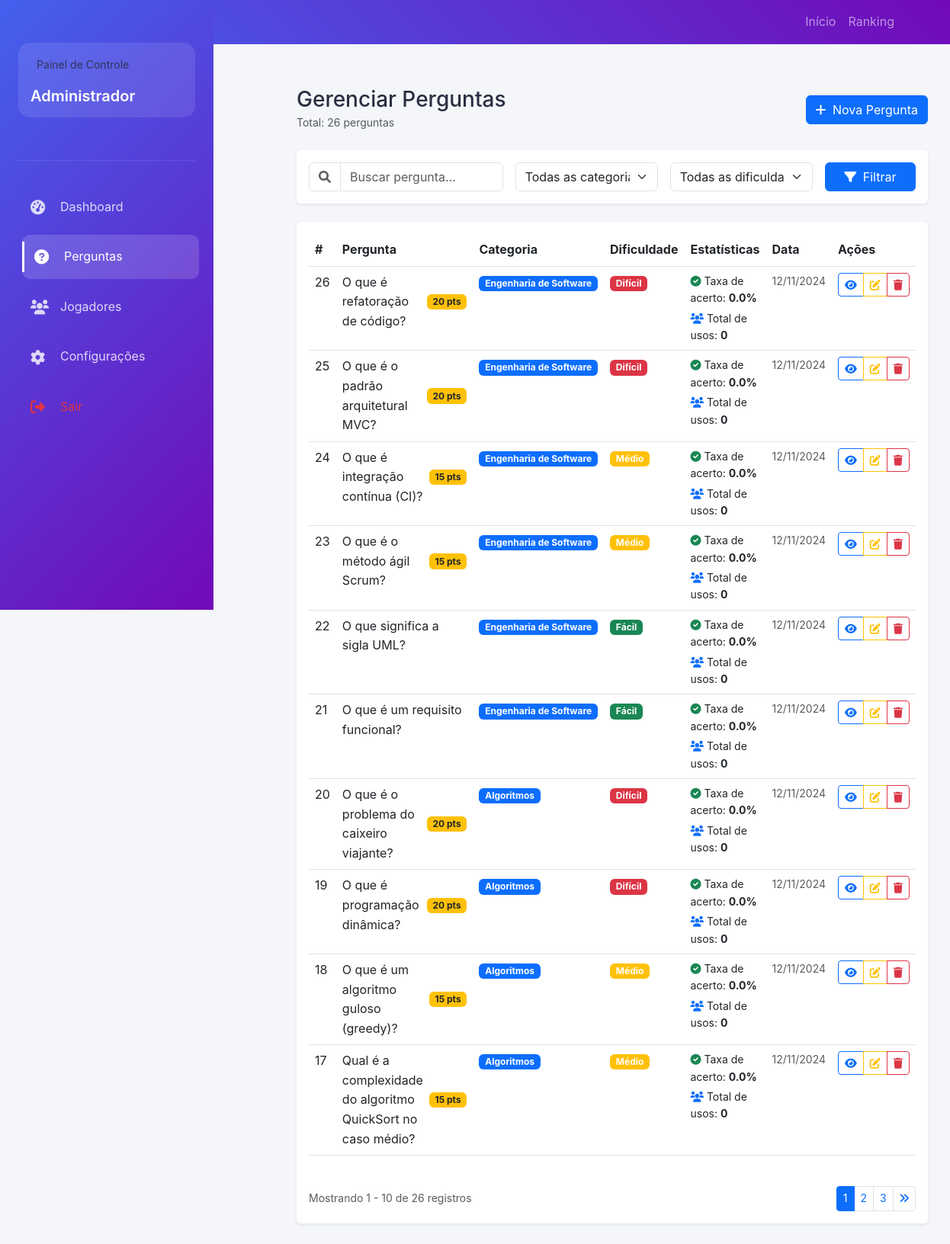
Before: /admin/perguntas.php with the older database file.
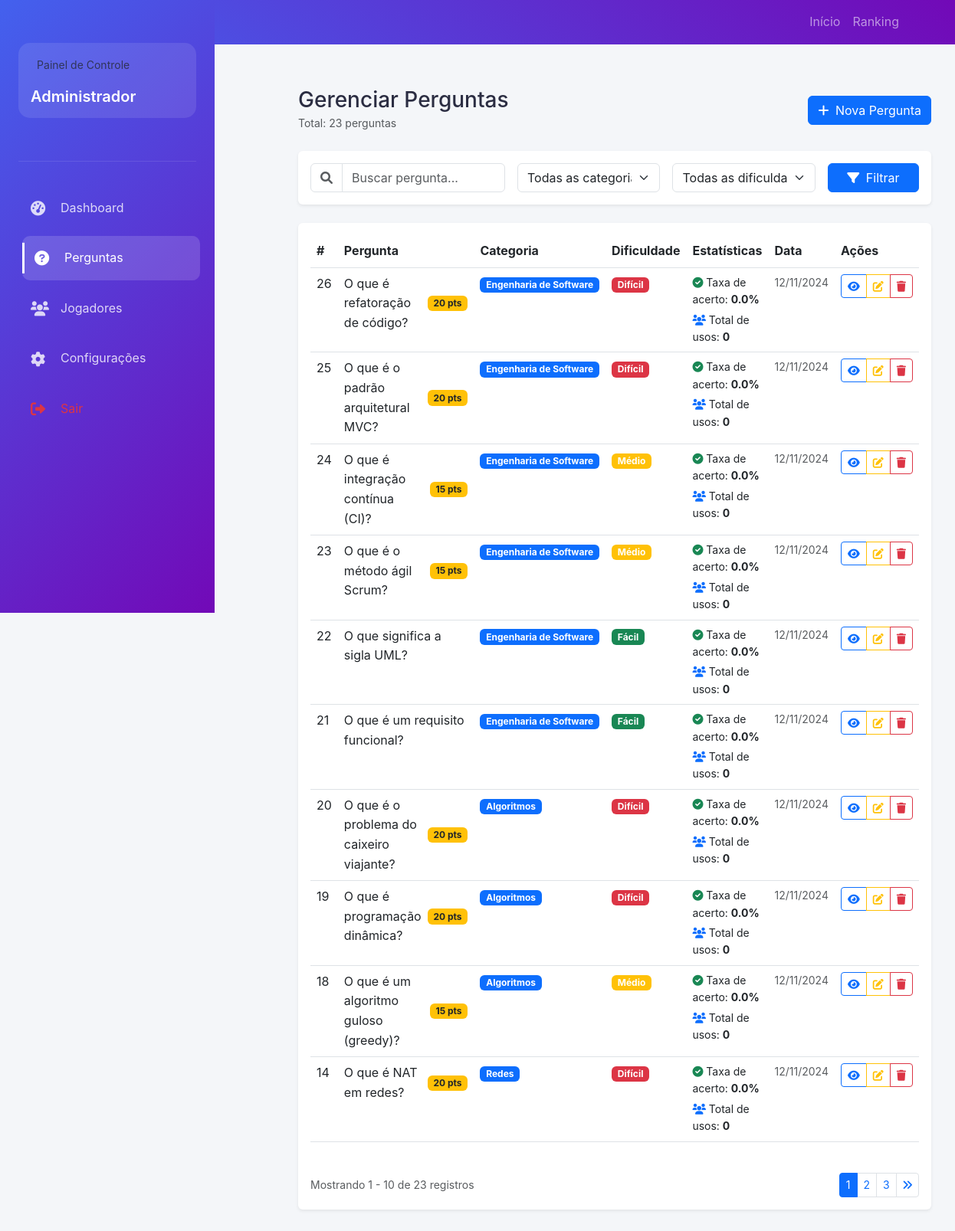
After: the same page with the newer database file.
### tables this page shows
CREATE TABLE `perguntas` (
  `id` int(11) NOT NULL,
  `pergunta` text NOT NULL,
  `dificuldade` enum('facil','medio','dificil') DEFAULT 'medio',
  `categoria` varchar(50) NOT NULL,
  `pontos` int(11) DEFAULT 10,
  `data_criacao` timestamp NOT NULL DEFAULT current_timestamp()
);

### admin/perguntas.php (the view, shortened to what the changed rows need)
<?php
$titulo_pagina = 'Gerenciar Perguntas';
require_once '../includes/conexao.php';
require_once '../includes/funcoes.php';
$itens_por_pagina = 10;
$pagina_atual = isset($_GET['pagina']) ? max(1, (int)$_GET['pagina']) : 1;
$offset = ($pagina_atual - 1) * $itens_por_pagina;
$categoria = isset($_GET['categoria']) ? limparDados($_GET['categoria']) : '';
$dificuldade = isset($_GET['dificuldade']) ? limparDados($_GET['dificuldade']) : '';
$busca = isset($_GET['busca']) ? limparDados($_GET['busca']) : '';
$query_base = "
    SELECT
        p.*,
        GROUP_CONCAT(
            CONCAT_WS('::',
                r.id,
                r.resposta,
                r.correta
            ) SEPARATOR '||'
        ) as respostas,
        COUNT(DISTINCT pr.id) as total_usos,
        ROUND(
            SUM(CASE WHEN pr.correta = 1 THEN 1 ELSE 0 END) /
            COUNT(DISTINCT pr.id) * 100,
            1
        ) as taxa_acerto
    FROM perguntas p
    LEFT JOIN respostas r ON p.id = r.pergunta_id
    LEFT JOIN partidas_respostas pr ON r.id = pr.resposta_id
";
$params = [];
$query_base .= " GROUP BY p.id";
try {
    $query_count = "SELECT COUNT(DISTINCT p.id) as total FROM perguntas p";
    $stmt = $conexao->prepare($query_count);
    $stmt->execute($params);
    $total_registros = $stmt->fetch(PDO::FETCH_ASSOC)['total'];
} catch(PDOException $e) {
    registrar_log('erro', 'Erro ao contar registros: ' . $e->getMessage());
    $total_registros = 0;
}
$total_paginas = ceil($total_registros / $itens_por_pagina);
$pagina_atual = min($pagina_atual, $total_paginas);
try {
    $query_completa = $query_base . "
        ORDER BY p.id DESC
        LIMIT :offset, :limit
    ";
    $stmt = $conexao->prepare($query_completa);
    $stmt->bindValue(':offset', $offset, PDO::PARAM_INT);
    $stmt->bindValue(':limit', $itens_por_pagina, PDO::PARAM_INT);
    $stmt->execute();
    $perguntas = $stmt->fetchAll(PDO::FETCH_ASSOC);
} catch(PDOException $e) {
    registrar_log('erro', 'Erro ao buscar perguntas: ' . $e->getMessage());
    $perguntas = [];
}
require_once '../includes/header.php';
?>
<div class="admin-wrapper">
    <main class="admin-content">
        <div class="container-fluid">
            <div class="d-flex justify-content-between align-items-center mb-4">
                <div>
                    <h1 class="h3 mb-0"><?php echo $titulo_pagina; ?></h1>
                    <small class="text-muted">
                        Total: <?php echo number_format($total_registros, 0, ',', '.'); ?> perguntas
                    </small>
                </div>
            </div>
            <div class="card border-0 shadow-sm">
                <div class="card-body">
                    <?php if(empty($perguntas)): ?>
                        <div class="text-center py-5">
                            <i class="fas fa-search fa-3x text-muted mb-3"></i>
                            <h5>Nenhuma pergunta encontrada</h5>
                            <p class="text-muted">
                                <?php if($busca || $categoria || $dificuldade): ?>
                                    Tente ajustar os filtros de busca
                                <?php else: ?>
                                    Comece adicionando uma nova pergunta
                                <?php endif; ?>
                            </p>
                        </div>
                    <?php else: ?>
                        <div class="table-responsive">
                        <table class="table table-hover">
                            <thead>
                                <tr>
                                    <th style="width: 5%">#</th>
                                    <th style="width: 35%">Pergunta</th>
                                    <th style="width: 15%">Categoria</th>
                                    <th style="width: 10%">Dificuldade</th>
                                    <th style="width: 15%">Estatísticas</th>
                                    <th style="width: 10%">Data</th>
                                    <th style="width: 10%">Ações</th>
                                </tr>
                            </thead>
                            <tbody>
                                <?php foreach($perguntas as $pergunta): ?>
                                <tr>
                                    <td><?php echo $pergunta['id']; ?></td>
                                    <td>
                                        <div class="d-flex align-items-center">
                                            <div class="pergunta-texto">
                                                <?php
                                                $texto_pergunta = htmlspecialchars($pergunta['pergunta']);
                                                echo strlen($texto_pergunta) > 100
                                                    ? substr($texto_pergunta, 0, 100) . '...'
                                                    : $texto_pergunta;
                                                ?>
                                            </div>
                                            <?php if($pergunta['pontos'] > 10): ?>
                                                <span class="badge bg-warning text-dark ms-2">
                                                    <?php echo $pergunta['pontos']; ?> pts
                                                </span>
                                            <?php endif; ?>
                                        </div>
                                    </td>
                                    <td>
                                        <span class="badge bg-primary">
                                            <?php echo htmlspecialchars(ucfirst($pergunta['categoria'])); ?>
                                        </span>
                                    </td>
                                    <td>
                                        <?php
                                        $dificuldade_class = [
                                            'facil' => 'success',
                                            'medio' => 'warning',
                                            'dificil' => 'danger'
                                        ];
                                        $classe = $dificuldade_class[$pergunta['dificuldade']] ?? 'secondary';
                                        ?>
                                        <span class="badge bg-<?php echo $classe; ?>">
                                            <?php echo DIFICULDADES[$pergunta['dificuldade']] ?? 'Desconhecida'; ?>
                                        </span>
                                    </td>
                                    <td>
                                        <div class="small">
                                            <div class="mb-1">
                                                <i class="fas fa-check-circle text-success"></i>
                                                Taxa de acerto:
                                                <strong><?php echo number_format($pergunta['taxa_acerto'] ?? 0, 1); ?>%</strong>
                                            </div>
                                            <div>
                                                <i class="fas fa-users text-primary"></i>
                                                Total de usos:
                                                <strong><?php echo number_format($pergunta['total_usos'] ?? 0); ?></strong>
                                            </div>
                                        </div>
                                    </td>
                                    <td>
                                        <div class="small text-muted">
                                            <?php echo date('d/m/Y', strtotime($pergunta['data_criacao'])); ?>
                                        </div>
                                    </td>
                                    <td>
                                        <div class="btn-group">
                                            <button type="button"
                                                    class="btn btn-sm btn-outline-primary btn-visualizar"
                                                    data-id="<?php echo $pergunta['id']; ?>"
                                                    title="Visualizar">
                                                <i class="fas fa-eye"></i>
                                            </button>
                                            <button type="button"
                                                    class="btn btn-sm btn-outline-warning btn-editar"
                                                    data-id="<?php echo $pergunta['id']; ?>"
                                                    title="Editar">
                                                <i class="fas fa-edit"></i>
                                            </button>
                                            <button type="button"
                                                    class="btn btn-sm btn-outline-danger btn-excluir"
                                                    data-id="<?php echo $pergunta['id']; ?>"
                                                    title="Excluir">
                                                <i class="fas fa-trash"></i>
                                            </button>
                                        </div>
                                    </td>
                                </tr>
                                <?php endforeach; ?>
                            </tbody>
                        </table>
                    </div>
                    <?php if($total_paginas > 1): ?>
                    <div class="d-flex justify-content-between align-items-center mt-4">
                        <div class="text-muted small">
                            Mostrando <?php echo $offset + 1; ?> -
                            <?php echo min($offset + $itens_por_pagina, $total_registros); ?>
                            de <?php echo $total_registros; ?> registros
                        </div>
                        <nav aria-label="Navegação">
                            <ul class="pagination pagination-sm mb-0">
                                <?php
                                $inicio = max(1, $pagina_atual - 2);
                                $fim = min($total_paginas, $pagina_atual + 2);
                                if($inicio > 1): ?>
                                <?php endif;
                                for($i = $inicio; $i <= $fim; $i++): ?>
                                    <li class="page-item <?php echo $i == $pagina_atual ? 'active' : ''; ?>">
                                        <a class="page-link" href="?pagina=<?php echo $i; ?><?php
                                            echo $categoria ? '&categoria='.urlencode($categoria) : '';
                                            echo $dificuldade ? '&dificuldade='.urlencode($dificuldade) : '';
                                            echo $busca ? '&busca='.urlencode($busca) : '';
                                        ?>"><?php echo $i; ?></a>
                                    </li>
                                <?php endfor;
                                if($fim < $total_paginas): ?>
                                <?php endif;
                                if($pagina_atual < $total_paginas): ?>
                                    <li class="page-item">
                                        <a class="page-link" href="?pagina=<?php echo $total_paginas; ?><?php
                                            echo $categoria ? '&categoria='.urlencode($categoria) : '';
                                            echo $dificuldade ? '&dificuldade='.urlencode($dificuldade) : '';
                                            echo $busca ? '&busca='.urlencode($busca) : '';
                                        ?>">
                                            <i class="fas fa-angle-double-right"></i>
                                        </a>
                                    </li>
                                <?php endif; ?>
                            </ul>
                        </nav>
                    </div>
                    <?php endif; ?>
                    <?php endif; ?>
                </div>
            </div>
        </div>
    </main>
</div>
<?php require_once '../includes/footer.php'; ?>

Changed rows visible on the page:
removed perguntas: id "17", pergunta "Qual é a complexidade do algoritmo QuickSort no caso médio?", pontos "15", categoria "Algoritmos", dificuldade "Médio", taxa_acerto "0.0", total_usos "0", data_criacao "12/11/2024"
now on this page (row unchanged): perguntas: id "14", pergunta "O que é NAT em redes?", pontos "20", categoria "Redes", dificuldade "Difícil", taxa_acerto "0.0", total_usos "0", data_criacao "12/11/2024"
Other visible differences:
$total_registros: "26" → "23"
